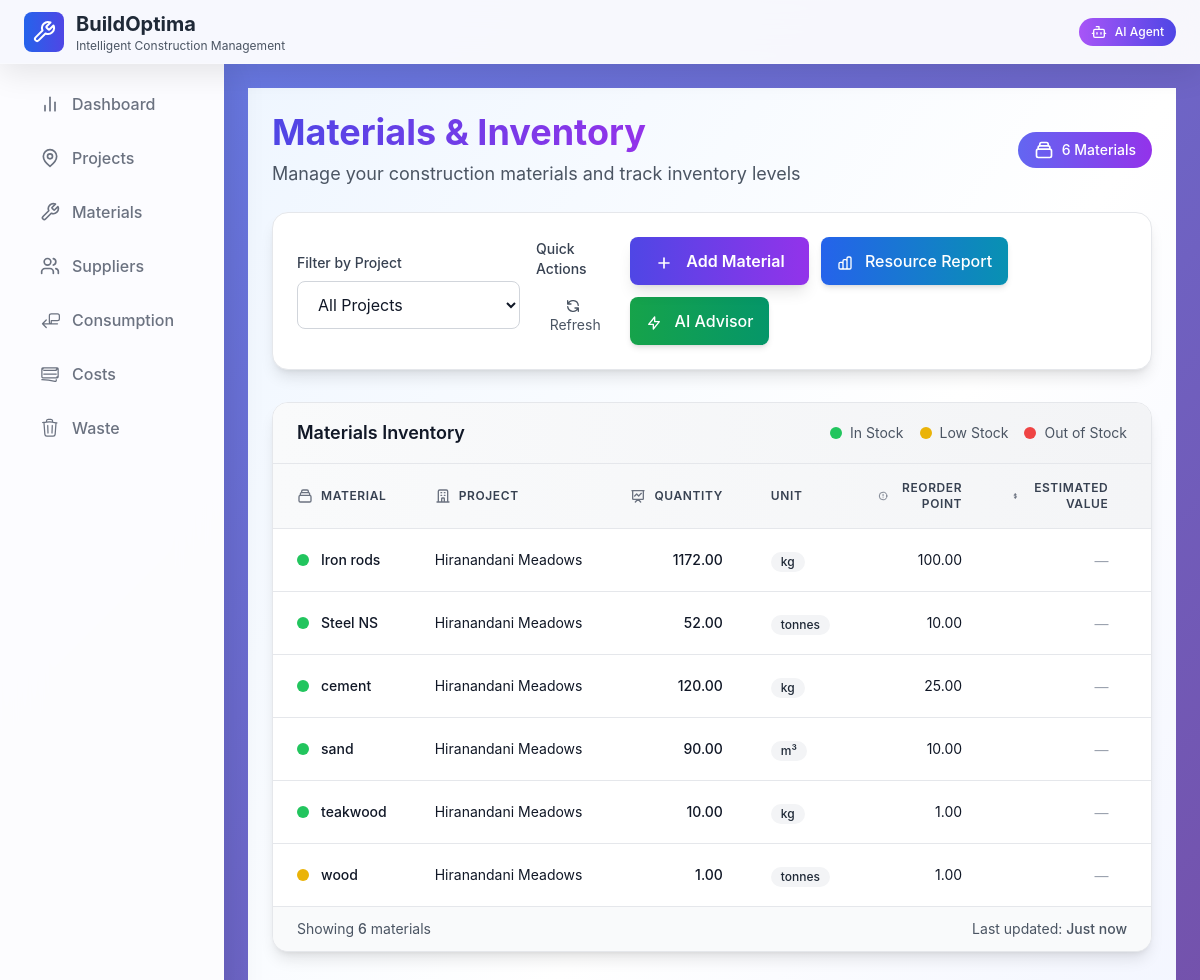
The page /materials on the database its author committed.
### models.py (models this page shows)
class Inventory(Base):
    __tablename__ = "inventory"
    id = Column(Integer, primary_key=True, index=True)
    material_name = Column(String, index=True, nullable=False)
    quantity = Column(Float, nullable=False, default=0.0)
    unit = Column(String, nullable=False)
    reorder_point = Column(Float, nullable=False, default=0.0)
    last_updated = Column(DateTime, default=datetime.utcnow, onupdate=datetime.utcnow)
    supplier_id = Column(Integer, ForeignKey("suppliers.id"), nullable=True)
    project_id = Column(Integer, ForeignKey("projects.id"), nullable=False)
    project = relationship("Project", back_populates="inventory_items")
    estimated_quantity = Column(Float, nullable=True, default=None)
    estimated_unit_price = Column(Float, nullable=True, default=None)
    estimated_total_value = Column(Float, nullable=True, default=None)
    supplier = relationship("Supplier", back_populates="materials")
    consumption_records = relationship("Consumption", back_populates="material", cascade="all, delete-orphan")
    waste_records = relationship("Waste", back_populates="material", cascade="all, delete-orphan")
    cost_records = relationship("Cost", back_populates="material", cascade="all, delete-orphan")

class Project(Base):
    __tablename__ = "projects"
    id = Column(Integer, primary_key=True, index=True)
    name = Column(String, index=True, unique=True, nullable=False)
    location = Column(String, nullable=True)  # Keep existing text location field
    description = Column(Text, nullable=True)
    start_date = Column(Date, nullable=True)
    end_date = Column(Date, nullable=True)
    status = Column(String, default="Planning", nullable=False) # e.g., Planning, In Progress, Completed, On Hold
    latitude = Column(Float, nullable=True)  # Decimal degrees
    longitude = Column(Float, nullable=True)  # Decimal degrees
    inventory_items = relationship("Inventory", back_populates="project", cascade="all, delete-orphan")
    consumption_records = relationship("Consumption", back_populates="project_rel", cascade="all, delete-orphan")
    waste_records = relationship("Waste", back_populates="project_rel", cascade="all, delete-orphan")

### main.py (the view)
@app.get("/materials", response_class=HTMLResponse)
async def materials_page(request: Request, db: Session = Depends(get_db)):
    try:
        materials = get_inventory(db)
        suppliers = get_suppliers(db)
        projects = get_projects(db)
    except Exception as e:
        logger.error(f"Error fetching data for materials page: {e}", exc_info=True)
        materials = []
        suppliers = []
        projects = []
    return templates.TemplateResponse("materials.html", {
        "request": request,
        "materials": materials,
        "suppliers": suppliers,
        "projects": projects
    })

### templates/materials.html (shortened to what this page needs)
{%- extends "base.html" -%}
{%- block content -%}
<div class="min-h-screen bg-gradient-to-br from-blue-50 via-white to-indigo-50">
  <div class="container mx-auto p-6 max-w-7xl">
    <div class="mb-8">
      <div class="flex flex-col lg:flex-row lg:items-center lg:justify-between mb-6">
        <div class="mb-4 lg:mb-0">
          <h1 class="text-4xl font-bold text-gray-900 mb-2">
            <span class="bg-gradient-to-r from-indigo-600 to-purple-600 bg-clip-text text-transparent">
            </span>
          </h1>
          <p class="text-gray-600 text-lg">Manage your construction materials and track inventory levels</p>
        </div>
        <div class="flex items-center space-x-2 bg-gradient-to-r from-indigo-500 to-purple-600 text-white px-4 py-2 rounded-full text-sm font-medium">
          <svg class="w-5 h-5" fill="none" stroke="currentColor" viewBox="0 0 24 24">
            <path stroke-linecap="round" stroke-linejoin="round" stroke-width="2" d="M19 11H5m14 0a2 2 0 012 2v6a2 2 0 01-2 2H5a2 2 0 01-2-2v-6a2 2 0 012-2m14 0V9a2 2 0 00-2-2M5 11V9a2 2 0 012-2m0 0V5a2 2 0 012-2h6a2 2 0 012 2v2M7 7h10"></path>
          </svg>
          <span id="materials-count">{{ materials|length }} Materials</span>
        </div>
      </div>
      <div class="bg-white rounded-2xl shadow-lg border border-gray-200 p-6 mb-8">
        <div class="flex flex-col lg:flex-row lg:items-center lg:justify-between gap-4">
          <div class="flex flex-col sm:flex-row sm:items-center gap-4">
            <div>
              <label for="project-filter" class="block text-sm font-medium text-gray-700 mb-2">
                Filter by Project
              </label>
              <select id="project-filter" class="px-4 py-3 border border-gray-300 rounded-lg focus:ring-2 focus:ring-indigo-500 focus:border-indigo-500 bg-white text-gray-900 min-w-48" onchange="onProjectChange()">
                <option value="">All Projects</option>
              </select>
            </div>
            <div>
              <label class="block text-sm font-medium text-gray-700 mb-2">Quick Actions</label>
              <div class="flex items-center gap-2">
                <button onclick="refreshMaterialsTable()" class="px-3 py-2 text-gray-600 hover:text-gray-800 hover:bg-gray-100 rounded-lg transition-colors text-sm">
                  <svg class="w-4 h-4 inline mr-1" fill="none" stroke="currentColor" viewBox="0 0 24 24">
                    <path stroke-linecap="round" stroke-linejoin="round" stroke-width="2" d="M4 4v5h.582m15.356 2A8.001 8.001 0 004.582 9m0 0H9m11 11v-5h-.581m0 0a8.003 8.003 0 01-15.357-2m15.357 2H15"></path>
                  </svg>
                  Refresh
                </button>
              </div>
            </div>
          </div>
          <div class="flex flex-wrap items-center gap-3">
            <button onclick="openAddMaterialModal()" class="px-6 py-3 bg-gradient-to-r from-indigo-600 to-purple-600 text-white font-semibold rounded-lg hover:from-indigo-700 hover:to-purple-700 transform hover:scale-105 transition-all duration-200 shadow-lg hover:shadow-xl">
              <svg class="w-5 h-5 inline mr-2" fill="none" stroke="currentColor" viewBox="0 0 24 24">
                <path stroke-linecap="round" stroke-linejoin="round" stroke-width="2" d="M12 6v6m0 0v6m0-6h6m-6 0H6"></path>
              </svg>
              Add Material
            </button>
            <button id="btn-view-limits" onclick="openResourceReportModal()" class="px-4 py-3 bg-gradient-to-r from-blue-600 to-cyan-600 text-white font-medium rounded-lg hover:from-blue-700 hover:to-cyan-700 transition-all duration-200 shadow-md hover:shadow-lg">
              Resource Report
            </button>
            <button id="btn-run-proc" onclick="runProcurementAdvisor()" class="px-4 py-3 bg-gradient-to-r from-green-600 to-emerald-600 text-white font-medium rounded-lg hover:from-green-700 hover:to-emerald-700 transition-all duration-200 shadow-md hover:shadow-lg">
              <svg class="w-4 h-4 inline mr-2" fill="none" stroke="currentColor" viewBox="0 0 24 24">
                <path stroke-linecap="round" stroke-linejoin="round" stroke-width="2" d="M13 10V3L4 14h7v7l9-11h-7z"></path>
              </svg>
              AI Advisor
            </button>
          </div>
        </div>
      </div>
    </div>
    <div class="bg-white rounded-2xl shadow-lg border border-gray-200 overflow-hidden">
      <div class="px-6 py-4 border-b border-gray-200 bg-gradient-to-r from-gray-50 to-gray-100">
        <div class="flex items-center justify-between">
          <h3 class="text-lg font-semibold text-gray-900">Materials Inventory</h3>
          <div class="flex items-center space-x-4 text-sm text-gray-600">
            <div class="flex items-center">
              <div class="w-3 h-3 bg-green-500 rounded-full mr-2"></div>
              <span>In Stock</span>
            </div>
            <div class="flex items-center">
              <div class="w-3 h-3 bg-yellow-500 rounded-full mr-2"></div>
              <span>Low Stock</span>
            </div>
            <div class="flex items-center">
              <div class="w-3 h-3 bg-red-500 rounded-full mr-2"></div>
              <span>Out of Stock</span>
            </div>
          </div>
        </div>
      </div>
      <div class="overflow-x-auto">
        <table class="min-w-full divide-y divide-gray-200">
          <thead class="bg-gradient-to-r from-gray-50 to-gray-100">
            <tr>
              <th class="px-6 py-4 text-left text-xs font-semibold text-gray-700 uppercase tracking-wider">
                <div class="flex items-center">
                  Material
                </div>
              </th>
              <th class="px-6 py-4 text-left text-xs font-semibold text-gray-700 uppercase tracking-wider">
                <div class="flex items-center">
                  <svg class="w-4 h-4 mr-2 text-gray-500" fill="none" stroke="currentColor" viewBox="0 0 24 24">
                    <path stroke-linecap="round" stroke-linejoin="round" stroke-width="2" d="M19 21V5a2 2 0 00-2-2H7a2 2 0 00-2 2v16m14 0h2m-2 0h-5m-9 0H3m2 0h5M9 7h1m-1 4h1m4-4h1m-1 4h1m-5 10v-5a1 1 0 011-1h2a1 1 0 011 1v5m-4 0h4"></path>
                  </svg>
                  Project
                </div>
              </th>
              <th class="px-6 py-4 text-right text-xs font-semibold text-gray-700 uppercase tracking-wider">
                <div class="flex items-center justify-end">
                  <svg class="w-4 h-4 mr-2 text-gray-500" fill="none" stroke="currentColor" viewBox="0 0 24 24">
                    <path stroke-linecap="round" stroke-linejoin="round" stroke-width="2" d="M7 12l3-3 3 3 4-4M8 21l4-4 4 4M3 4h18M4 4h16v12a1 1 0 01-1 1H5a1 1 0 01-1-1V4z"></path>
                  </svg>
                  Quantity
                </div>
              </th>
              <th class="px-6 py-4 text-left text-xs font-semibold text-gray-700 uppercase tracking-wider">Unit</th>
              <th class="px-6 py-4 text-right text-xs font-semibold text-gray-700 uppercase tracking-wider">
                <div class="flex items-center justify-end">
                  <svg class="w-4 h-4 mr-2 text-gray-500" fill="none" stroke="currentColor" viewBox="0 0 24 24">
                    <path stroke-linecap="round" stroke-linejoin="round" stroke-width="2" d="M12 8v4m0 4h.01M21 12a9 9 0 11-18 0 9 9 0 0118 0z"></path>
                  </svg>
                  Reorder Point
                </div>
              </th>
              <th class="px-6 py-4 text-right text-xs font-semibold text-gray-700 uppercase tracking-wider">
                <div class="flex items-center justify-end">
                  <svg class="w-4 h-4 mr-2 text-gray-500" fill="none" stroke="currentColor" viewBox="0 0 24 24">
                    <path stroke-linecap="round" stroke-linejoin="round" stroke-width="2" d="M12 8c-1.657 0-3 .895-3 2s1.343 2 3 2 3 .895 3 2-1.343 2-3 2m0-8c1.11 0 2.08.402 2.599 1M12 8V7m0 1v8m0 0v1m0-1c-1.11 0-2.08-.402-2.599-1"></path>
                  </svg>
                  Estimated Value
                </div>
              </th>
              <th class="px-6 py-4 text-center text-xs font-semibold text-gray-700 uppercase tracking-wider">
              </th>
            </tr>
          </thead>
          <tbody id="materials-table-body" class="bg-white divide-y divide-gray-200">
            {% for m in materials %}
            <tr class="hover:bg-gray-50 transition-colors duration-200">
              <td class="px-6 py-4 whitespace-nowrap">
                <div class="flex items-center">
                  {% set stock_status = 'green' %}
                  {% if m.reorder_point and m.quantity <= m.reorder_point %}
                    {% set stock_status = 'red' if m.quantity <= (m.reorder_point * 0.5) else 'yellow' %}
                  {% endif %}
                  <div class="w-3 h-3 bg-{{ stock_status }}-500 rounded-full mr-3 flex-shrink-0"></div>
                  <div>
                    <div class="text-sm font-medium text-gray-900">{{ m.material_name }}</div>
                  </div>
                </div>
              </td>
              <td class="px-6 py-4 whitespace-nowrap">
                <div class="text-sm text-gray-900">{{ m.project_name or (m.project.name if m.project else '') }}</div>
              </td>
              <td class="px-6 py-4 whitespace-nowrap text-right">
                <div class="text-sm font-medium text-gray-900">{{ "%.2f"|format(m.quantity) }}</div>
              </td>
              <td class="px-6 py-4 whitespace-nowrap">
                <span class="inline-flex items-center px-2.5 py-0.5 rounded-full text-xs font-medium bg-gray-100 text-gray-800">
                  {{ m.unit }}
                </span>
              </td>
              <td class="px-6 py-4 whitespace-nowrap text-right">
                {% if m.reorder_point %}
                  <div class="text-sm text-gray-900">{{ "%.2f"|format(m.reorder_point) }}</div>
                {% else %}
                  <span class="text-gray-400 text-sm">—</span>
                {% endif %}
              </td>
              <td class="px-6 py-4 whitespace-nowrap text-right">
                {% if m.estimated_total_value %}
                  <div class="text-sm font-medium text-gray-900">₹ {{ "%.2f"|format(m.estimated_total_value) }}</div>
                {% elif m.estimated_quantity and m.estimated_unit_price %}
                  <div class="text-sm font-medium text-gray-900">₹ {{ "%.2f"|format(m.estimated_quantity * m.estimated_unit_price) }}</div>
                {% else %}
                  <span class="text-gray-400 text-sm">—</span>
                {% endif %}
              </td>
              <td class="px-6 py-4 whitespace-nowrap text-center">
              </td>
            </tr>
                {% endfor %}
          </tbody>
        </table>
      </div>
      <div class="px-6 py-3 bg-gray-50 border-t border-gray-200">
        <div class="flex items-center justify-between text-sm text-gray-600">
          <div>
            Showing <span class="font-medium">{{ materials|length }}</span> materials
          </div>
          <div class="flex items-center space-x-4">
            <span>Last updated: <span class="font-medium" id="last-updated">{{ moment().format('MMM DD, YYYY HH:mm') if moment else 'Just now' }}</span></span>
          </div>
        </div>
      </div>
    </div>
  </div>
</div>
{%- endblock -%}

### rows shown on the page
Inventory: material_name "Iron rods", name "Hiranandani Meadows", quantity "1172.00", unit "kg", reorder_point "100.00"
Inventory: material_name "Steel NS", name "Hiranandani Meadows", quantity "52.00", unit "tonnes", reorder_point "10.00"
Inventory: material_name "cement", name "Hiranandani Meadows", quantity "120.00", unit "kg", reorder_point "25.00"
Inventory: material_name "sand", name "Hiranandani Meadows", quantity "90.00", unit "m³", reorder_point "10.00"
Inventory: material_name "teakwood", name "Hiranandani Meadows", quantity "10.00", unit "kg", reorder_point "1.00"
Inventory: material_name "wood", name "Hiranandani Meadows", quantity "1.00", unit "tonnes", reorder_point "1.00"

### other values the page prints
{{ materials|length }} "6"
{{ moment().format('MMM DD, YYYY HH:mm') if moment else 'Just now' }} "Just now"
